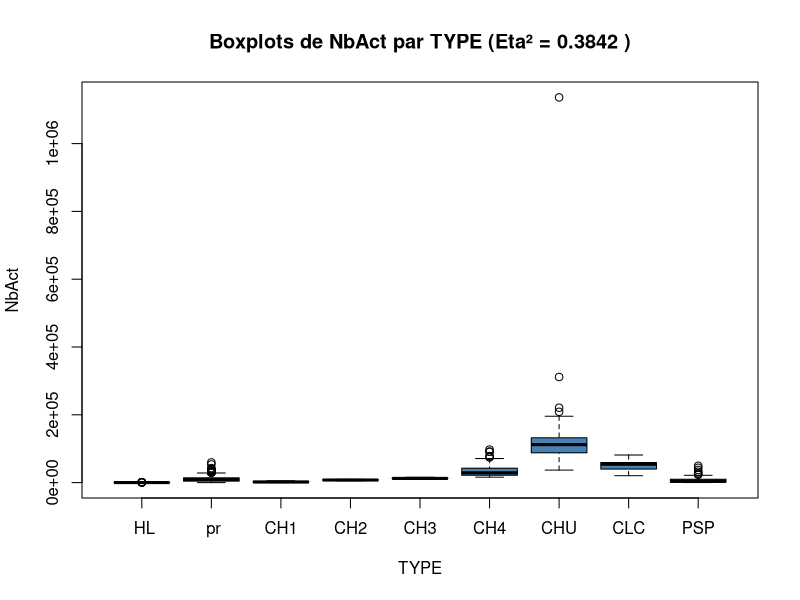
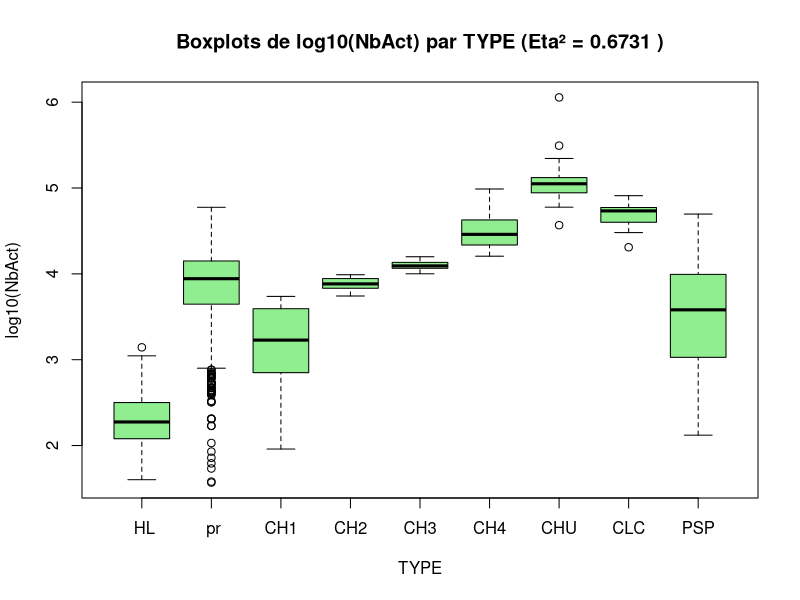

Generate these figures, in order, with R:
# ==============================================================================
# CHARGEMENT DES DONNÉES
# ==============================================================================

read.csv("hop.csv", stringsAsFactors = TRUE) -> hop

# ==============================================================================
# EXPLORATION DES DONNÉES
# ==============================================================================

summary(hop)
dim(hop)

# ==============================================================================
# CALCUL DE LA SOMME PAR LIGNE
# ==============================================================================
# Calcule la somme horizontale (par ligne) et l'assigne à 'NbAct'
hop$NbAct <- rowSums(hop[sapply(hop, is.numeric)], na.rm = TRUE)

# ==============================================================================
# VERIFICATION
# ==============================================================================

head(hop)

# ==============================================================================
# CALCUL DU RAPPORT DE CORRÉLATION (ETA-SQUARE)
# ==============================================================================
# Calcul de l'ANOVA pour obtenir les sommes des carrés
fit_anova <- aov(NbAct ~ TYPE, data = hop)
sum_sq <- summary(fit_anova)[[1]]["Sum Sq"]

# Calcul de l'Eta-squared (SS_between / SS_total)
eta2 <- sum_sq[1, 1] / sum(sum_sq)

# ==============================================================================
# EXPORTATION DU GRAPHIQUE AU FORMAT PDF
# ==============================================================================
# Ouverture du périphérique graphique PDF
pdf("gr01_bp.pdf")

# Génération du graphique avec le rapport de corrélation
boxplot(NbAct ~ TYPE, 
        data = hop, 
        main = paste("Boxplots de NbAct par TYPE (Eta² =", round(eta2, 4), ")"),
        xlab = "TYPE", 
        ylab = "NbAct", 
        col = "steelblue")

# Fermeture du périphérique (sauvegarde du fichier)
dev.off()

# ==============================================================================
# TRANSFERT VERS LE RÉPERTOIRE SITES
# ==============================================================================
# Copie du fichier vers le dossier personnel public
file.copy("gr01_bp.pdf", "~/Sites/bp1.pdf", overwrite = TRUE)

# ==============================================================================
# ACCÈS VIA NAVIGATEUR
# ==============================================================================
# L'URL d'accès sera : https://pages.isfa.fr/~maiXYZ/bp1.pdf

# ==============================================================================
# CALCUL DU LOG10 ET DU RAPPORT DE CORRÉLATION
# ==============================================================================
# Création de la variable log10(NbAct)
# On ajoute 1 pour éviter log10(0) si nécessaire
log_nbact <- log10(hop$NbAct + 1)

# Calcul de l'ANOVA pour l'Eta-squared sur le log
fit_anova_log <- aov(log_nbact ~ hop$TYPE)
sum_sq_log <- summary(fit_anova_log)[[1]]["Sum Sq"]
eta2_log <- sum_sq_log[1, 1] / sum(sum_sq_log)

# ==============================================================================
# GÉNÉRATION ET EXPORTATION DU GRAPHIQUE PDF (gr02_bp.pdf)
# ==============================================================================
pdf("gr02_bp.pdf")

boxplot(log_nbact ~ hop$TYPE, 
        main = paste("Boxplots de log10(NbAct) par TYPE (Eta² =", round(eta2_log, 4), ")"),
        xlab = "TYPE", 
        ylab = "log10(NbAct)", 
        col = "lightgreen")

dev.off()

# ==============================================================================
# TRANSFERT VERS LE RÉPERTOIRE SITES
# ==============================================================================
# Copie vers ~/Sites avec le nom correspondant à l'URL cible
file.copy("gr02_bp.pdf", "~/Sites/bp2.pdf", overwrite = TRUE)

# ==============================================================================
# ACCÈS VIA NAVIGATEUR
# ==============================================================================
# L'URL d'accès sera : https://pages.isfa.fr/~maiXYZ/bp2.pdf
